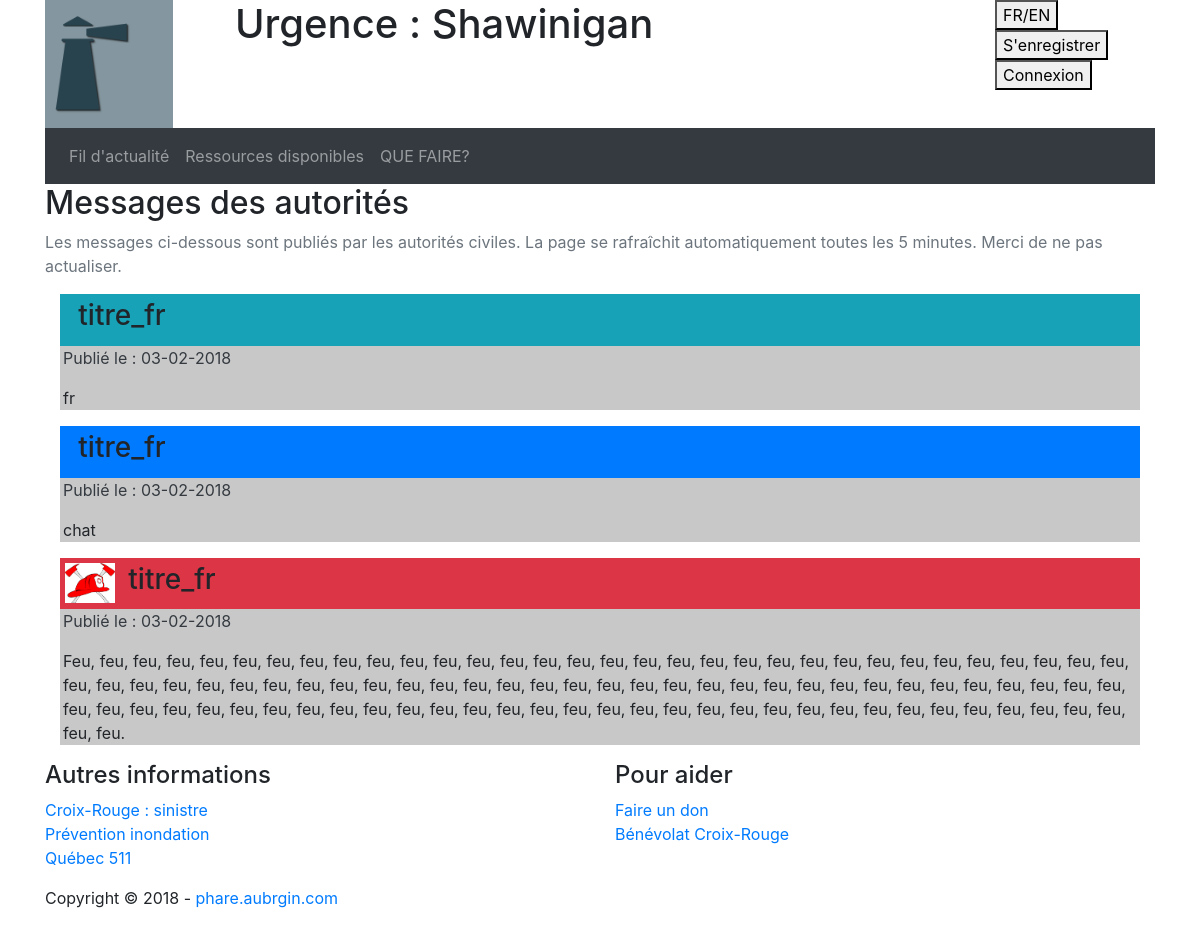
/flux/, run on the app's committed database.
### flux/models.py (models this page shows)
class Message(models.Model):
    auteur = models.CharField(max_length=18)
    horodatage = models.DateTimeField()
    titre_fr = models.CharField(max_length=20)
    titre_en = models.CharField(max_length=20)
    message_fr = models.TextField()
    message_en = models.TextField()
    type_message = models.CharField(max_length=1, choices=TYPE_MESSAGE)

### flux/views.py (the view)
# urls.py: path('', views.tous_messages, name="flux"),
def tous_messages(request):
    messages = Message.objects.order_by('-horodatage')[:10]
    context = RequestContext(request)
    context_dict = {'messages': messages, 'langue': request.LANGUAGE_CODE}
    return render_to_response('tous_messages.html', context_dict, context)

### flux/templates/tous_messages.html (shortened to what this page needs)
{% extends 'flux.html' %}
{% load i18n %}
{% load staticfiles %}
{% block content %}
	<h2>Messages des autorités</h2>
	<p class="text-secondary">{% trans 'Les messages ci-dessous sont publiés par les autorités civiles. La page se rafraîchit automatiquement toutes les 5 minutes. Merci de ne pas actualiser.' %}</p>
	{% for message in messages %}
		<div class=row">
			<div class="col-12 message">
				<div class="message_titre
					{% if message.type_message == "u" %}
						bg-danger
					{% elif message.type_message == "n" %}
						bg-primary
					{% else %}
						bg-info
					{% endif %}
				">
					<div class="message_icone">
						<img src="
							{% if message.auteur == "pompier" %}
								{% static 'flux/images/pompiers.png' %}
							{% endif %}"
						class="img-fluid float-left"/>
					</div>
					<h3>
					{% if langue == "en-us" %}
						{{ message.titre_en }}
					{% else %}
						{{ message.titre_fr }}
					{% endif %}
					</h3>
				</div>
				<div class="message_contenu">
					<p class="text-dark">
						{% trans 'Publié le : ' %}{{ message.horodatage|date:'d-m-Y'}}
					</p>
					<p>
						{% if langue == "en-us" %}
							{{ message.message_en }}
						{% else %}
							{{ message.message_fr }}
						{% endif %}
					</p>
				</div>
			</div>
		</div>
	{% endfor %}
{% endblock %}

### flux/templates/flux.html
{% extends "base.html" %}
{% load staticfiles %}
{% block stylesheets %}
	<link rel="stylesheet" href="{% static 'flux/css/flux.css' %}" type="text/css" />
{% endblock %}

### templates/base.html (shortened to what this page needs)
<!DOCTYPE html>
<html>
	{% load i18n %}
	{% load staticfiles %}
	{% get_current_language as LANGUAGE_CODE %}
	<head>
		<link rel="stylesheet" href="{% static 'css/bootstrap.min.css' %}" type = "text/css"/>
		<link rel="stylesheet" href="{% static 'css/bootstrap-grid.min.css' %}" type = "text/css"/>
		<link rel="stylesheet" href="{% static 'css/bootstrap-reboot.min.css' %}" type = "text/css"/>
		<link rel="stylesheet" href="{% static 'css/global-style.css' %}" type = "text/css"/>
		<link rel="stylesheet" href="{% static 'css/tether.min.css' %}" type="text/css" />
		<link rel="stylesheet" href="{% static 'css/tether-theme-arrows.min.css' %}" type="text/css" />
		<link rel="stylesheet" href="{% static 'css/tether-theme-arrows-dark.min.css' %}" type="text/css" />
		<link rel="stylesheet" href="{% static 'css/tether-theme-basic.min.css' %}" type="text/css" />
		<link rel="stylesheet" href="https://maxcdn.bootstrapcdn.com/bootstrap/4.0.0/css/bootstrap.min.css">
		{% block stylesheets %}
		{% endblock %}
	</head>
	<body>
		{% include 'en_tete.html' %}
		{% include 'menu.html' %}
		<div class="container">
			{% block content %}
			{% endblock %}
		</div>
		{% include 'pied_page.html' %}
	</body>
</html>

### templates/en_tete.html (shortened to what this page needs)
{% load i18n %}
{% load staticfiles %}
<header>
	<div class="container">
        <div class="row">
            <div class="col-sm-2">
                <img class="img-fluid" src="{% static 'images/enTete.png' %}" alt="Icône phare" id="entete-img"/>
            </div>
            <div class="col-sm-8">
                <h1>{% trans 'Urgence : Shawinigan' %}</h1>
            </div>
            <div class="col-sm-2" id="ent_boutons">
            <form action="{% url 'set_language' %}" method="post">
                <button type="submit">FR/EN</button>
            </form>
	    <a href="/signup">
                <button> S'enregistrer </button>
	</a>
	    <form action="{% url 'login' %}">
                <button> Connexion </button>
            </form>
            </div>
        </div>
    </div>
</header>

### templates/menu.html (shortened to what this page needs)
{% load i18n %}
<div class="container">
    <nav class="navbar navbar-expand-sm bg-dark navbar-dark">
      <ul class="navbar-nav">
        <li class="nav-item">
          <a class="nav-link" href="{% url 'flux' %}">{% trans "Fil d'actualité" %}</a>
        </li>
        <li class="nav-item">
          <a class="nav-link" href="">{% trans 'Ressources disponibles' %}</a>
        </li>
        <li class="nav-item">
          <a class="nav-link" href="">{% trans 'QUE FAIRE?' %}</a>
        </li>
      </ul>
    </nav>
</div>

### templates/pied_page.html (shortened to what this page needs)
{% load i18n %}
{% load staticfiles %}
<footer class="container-fluid">
    <div class="container" id="pp_info">
    <div class="row">
      <div class="col-sm-6">
        <div class="footer-pad">
          <h4>Autres informations</h4>
          <ul class="list-unstyled">
            <li><a href="http://www.croixrouge.ca/nos-champs-d-action/urgences-et-catastrophes-au-canada/votre-maison-et-votre-famille/sinistres-individuels-infographie">Croix-Rouge : sinistre</a></li>
            <li><a href="https://www.canada.ca/fr/campagne/prevention-inondation.html">Prévention inondation</a></li>
            <li><a href="http://www.quebec511.info/fr/default.aspx">Québec 511</a></li>
          </ul>
        </div>
      </div>
      <div class="col-sm-6">
        <div class="footer-pad">
          <h4>Pour aider</h4>
          <ul class="list-unstyled">
            <li><a href="http://www.croixrouge.ca/faites-un-don/appel/faites-un-don-au-fonds-de-la-croix-rouge-canadienne#f45810d4-6631-44a4-be1e-e58c3f2a0bf7">Faire un don</a></li>
            <li><a href="http://www.croixrouge.ca/benevolat">Bénévolat Croix-Rouge</a></li>
          </ul>
        </div>
      </div>
    </div>
  </div>
    <div class="container" id="pp_signature">
      <div class="row">
        <div class="col-sm-12">
          <p>Copyright &copy; 2018 - <a href="http://phare.aubrgin.com"> phare.aubrgin.com </a></p>
        </div>
      </div>
    </div>
</footer>

### static/css/global-style.css (style rules this page uses)
img#entete-img { width: 128px; }
h2 { margin-top: 20px; }

### flux/static/flux/css/flux.css (style rules this page uses)
div.message { margin-bottom:15px; }
div.message_titre { padding : 5px; }
div.message_titre h3 { margin-left: 10pt; }
div.message_icone { max-width: 50px; }
div.message_titre h3 { display: inline-block; }
div.message_contenu { background-color : rgb(200, 200, 200); padding-left: 3px; }

### data on the page
Message: titre_fr "titre_fr", horodatage "03-02-2018", message_fr "fr"
Message: titre_fr "titre_fr", horodatage "03-02-2018", message_fr "chat"
Message: titre_fr "titre_fr", horodatage "03-02-2018", message_fr "Feu, feu, feu, feu, feu, feu, feu, feu, feu, feu, feu, feu, feu, feu, feu, feu, feu, feu, feu, feu, feu, feu, feu, feu, feu, feu, feu, feu, feu, feu, feu, feu, feu, feu, feu, feu, feu, feu, feu, feu, feu, feu, feu, feu, feu, feu, feu, feu, feu, feu, feu, feu, feu, feu, feu, feu, feu, feu, feu, feu, feu, feu, feu, feu, feu, feu, feu, feu, feu, feu, feu, feu, feu, feu, feu, feu, feu, feu, feu, feu, feu, feu, feu, feu, feu, feu, feu, feu, feu, feu, feu, feu, feu, feu, feu, feu, feu, feu."
